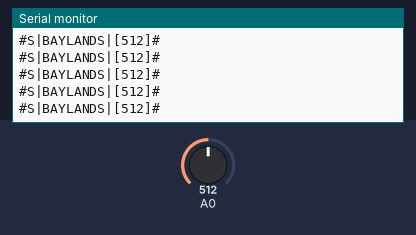
The sketch below on a simulated Arduino Uno, built with avr-gcc and run on an emulated ATmega328P. Shown: the last lines printed to the serial monitor. The test bench sets the inputs (shaded band); at power-on: A0 = 512.

Above: at 1.2 s.
1.3 s: A0 set to 11
At 1.33 s:
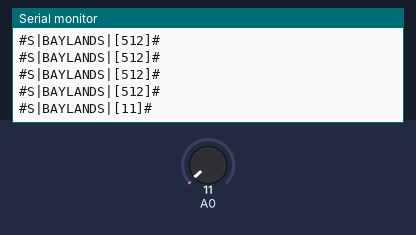
4.3 s: A0 set to 8
At 4.3 s:
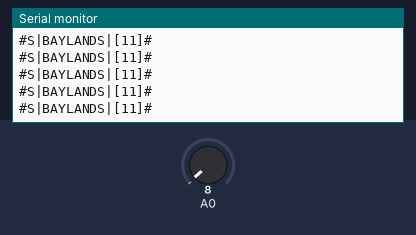
Timing chart, 0 to 7.3 s (numbered marks = the images above; inputs shaded):
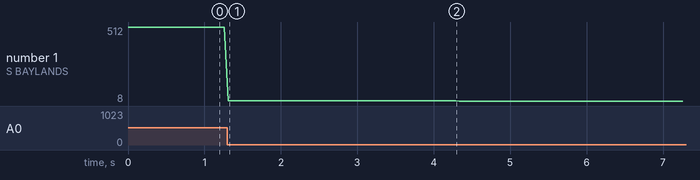

Measured:
- after the input at 1.3 s, the serial monitor: prints a new line at once (image 1)
- plotted number 1: 512 → 11 after the input at 1.3 s, 11 → 8 after the input at 4.3 s

The sketch:

DataReadBetwino.ino
```cpp
void setup() {
  Serial.begin(9600);
}

void loop() {
  int data = analogRead(0);
  Serial.println("#S|BAYLANDS|["+String(data)+"]#");
  delay(50);
}
```
